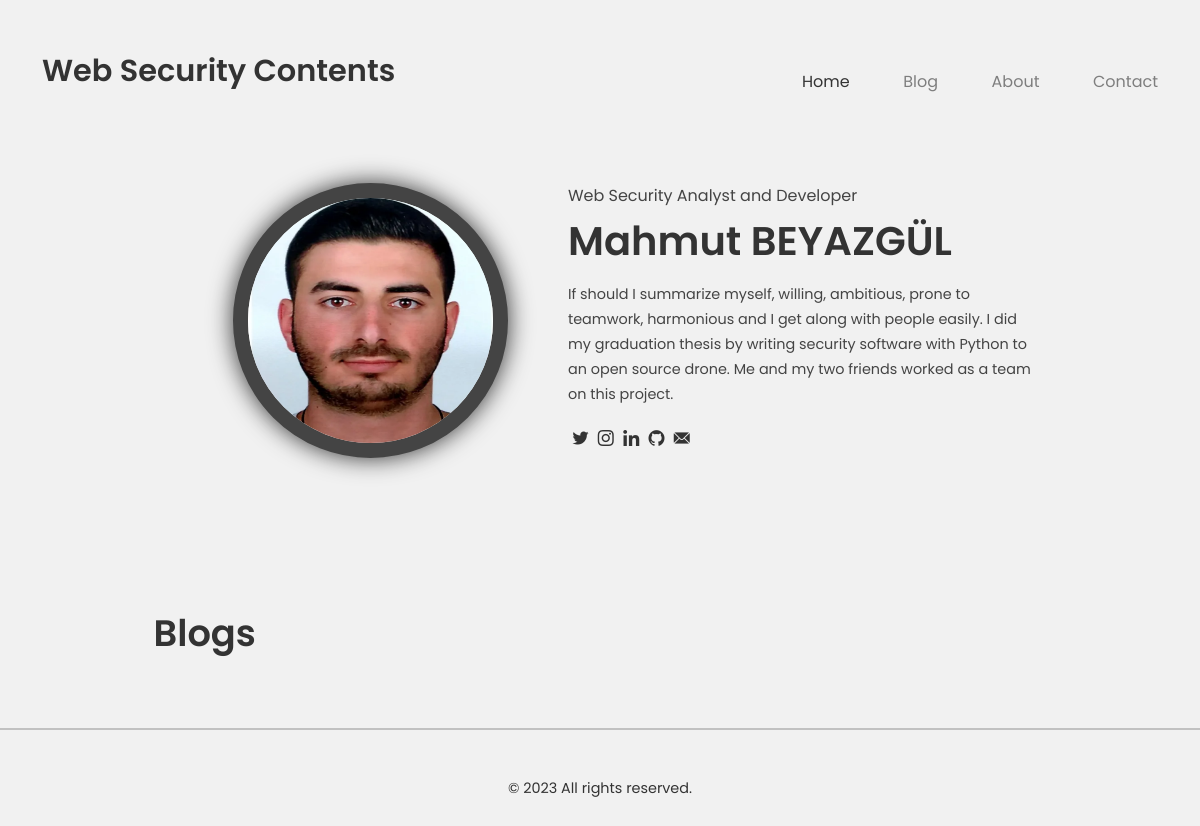
The page / on the database its author committed.
### tables this page shows
CREATE TABLE "Home" (
	"id"	INTEGER NOT NULL UNIQUE,
	"job"	TEXT NOT NULL,
	"full_name"	TEXT NOT NULL,
	"about"	TEXT NOT NULL,
	"twitter"	TEXT NOT NULL,
	"instagram"	TEXT NOT NULL,
	"linkedin"	TEXT NOT NULL,
	"github"	TEXT NOT NULL,
	"my_email"	TEXT NOT NULL,
	PRIMARY KEY("id" AUTOINCREMENT)
);

### index.php (the view, shortened to what this page needs)
<?php
include("./db.php");
$HomePage = $db->prepare("SELECT * FROM home");
$HomePage->execute(array());
$HomePageResults = $HomePage->fetchAll();
foreach ($HomePageResults as $HomePage) {
}
?>
<!DOCTYPE html>
<html lang="tr">
<head>
    <link rel="stylesheet" type="text/css" href="assets/fonts/flaticon/flaticon.css">
    <link rel="stylesheet" href="assets/css/bootstrap.min.css">
    <link rel="stylesheet" href="assets/css/style.css">
    <link rel="stylesheet" href="assets/css/mobile.css">
</head>
<body>
    <header>
        <div class="container">
            <div class="header-wrapper mt-5">
                <div class="row header-content">
                    <div class="header-title col-md-8">
                        <a href="index.php">Web Security Contents</a>
                    </div>
                    <div class="header-menu col-md-4">
                        <ul>
                            <li>
                                <a href="index.php" style="opacity: 100%;">Home</a>
                            </li>
                            <li>
                                <a href="blog.php">Blog</a>
                            </li>
                            <li>
                                <a href="about.php">About</a>
                            </li>
                            <li>
                                <a href="contact.php">Contact</a>
                            </li>
                        </ul>
                    </div>
                </div>
            </div>
        </div>
    </header>
    <div class="person-info-wrapper">
        <div class="container">
            <div class="person-info-container">
                <div class="row">
                    <div class="person-photo col-md-5">
                        <img src="assets/img/my_photo.png" alt="" srcset="">
                    </div>
                    <div class="person-info-text col-md-7">
                        <div class="person-job">
                            <?= $HomePage["job"]; ?>
                        </div>
                        <div class="person-name">
                            <h1><?= $HomePage["full_name"]; ?></h1>
                        </div>
                        <div class="person-text">
                            <?= $HomePage["about"]; ?>
                        </div>
                        <div class="person-social-link">
                            <ul>
                                <li>
                                    <a href="<?= $HomePage["twitter"]; ?>"><i class="flaticon-twitter"></i></a>
                                </li>
                                <li>
                                    <a href="<?= $HomePage["instagram"]; ?>"><i class="flaticon-instagram"></i></a>
                                </li>
                                <li>
                                    <a href="<?= $HomePage["linkedin"]; ?>"><i class="flaticon-linkedin-1"></i></a>
                                </li>
                                <li>
                                    <a href="<?= $HomePage["github"]; ?>"><i class="flaticon-github"></i></a>
                                </li>
                                <li>
                                    <a href="mailto:<?= $HomePage["my_email"]; ?>"><i class="flaticon-mail-1"></i></a>
                                </li>
                            </ul>
                        </div>
                    </div>
                </div>
            </div>
        </div>
    </div>
    <div class="blog-post-wrapper">
        <div class="container mt-4">
            <div class="blog-post-container">
                <div class="blog-post-top-title">
                    Blogs
                </div>
            </div>
        </div>
    </div>
    <footer>
        <hr>
        <div class="container text-center mt-5 mb-5">
            <div class="copyright">
                © 2023 All rights reserved.
            </div>
        </div>
    </footer>
</body>
</html>

### assets/css/style.css (style rules this page uses)
body { background-color: #f1f1f1; font-family: 'Poppins', sans-serif; color: #333; }
header { z-index: 999; }
header .header-wrapper .header-content { align-items: flex-end; }
header .header-wrapper .header-title a { text-decoration: none; color: #333; font-size: 1.9rem; font-weight: 600; }
header .header-wrapper .header-menu ul { display: flex; justify-content: space-between; margin: 0; padding: 0; }
header .header-wrapper .header-menu ul li { list-style-type: none; }
header .header-wrapper .header-menu ul li a { text-decoration: none; color: #333; opacity: 0.6; font-weight: 400; }
.person-info-wrapper .person-info-container { padding: 8%; display: flex; flex-wrap: wrap; }
.person-info-wrapper .person-info-container .person-photo { text-align: right; padding-left: 0%; }
.person-info-wrapper .person-info-container .person-photo img { width: 275px; height: 275px; border-radius: 50%; background-color: #444; border: 15px solid #444; -webkit-box-shadow: 0 0 25px 0 rgb(0 0 0 / 80%); -moz-box-shadow: 0 0 25px 0 rgba(0,0,0,.8); box-shadow: 0 0 25px 0 rgb(0 0 0 / 80%); }
.person-info-wrapper .person-info-container .person-info-text { text-align: left; line-height: 25px; max-width: 950px; margin: auto; padding: 0 5%; }
.person-info-wrapper .person-info-container .person-info-text .person-job { color: #444; }
.person-info-wrapper .person-info-container .person-info-text .person-name h1 { color: #333; font-weight: 600; padding: 2% 0; }
.person-info-wrapper .person-info-container .person-info-text .person-text { color: #444; font-size: 0.9rem; }
.person-info-wrapper .person-info-container .person-info-text .person-social-link ul { list-style-type: none; display: flex; padding: 0; margin-top: 1rem; }
.person-info-wrapper .person-info-container .person-info-text .person-social-link li { padding: 1%; }
.person-info-wrapper .person-info-container .person-info-text .person-social-link ul a { text-decoration: none; color: #333; }
.blog-post-wrapper .blog-post-container { margin: auto; max-width: 950px; }
.blog-post-wrapper .blog-post-container .blog-post-top-title { text-decoration: none; color: #333; font-size: 2.3rem; font-weight: 600; padding: 2% 3%; }
footer .copyright { color: #333; font-size: 0.9rem; font-weight: 400; }
footer hr:not([size]) { width: 100%; height: 2.1px; color:#333; }

### rows shown on the page
home: job "Web Security Analyst and Developer", full_name "Mahmut BEYAZGÜL", about "If should I summarize myself, willing, ambitious, prone to teamwork, harmonious and I get along with people easily. I did my graduation thesis by writing security software with Python to an open source drone. Me and my two friends worked as a team on this project."
